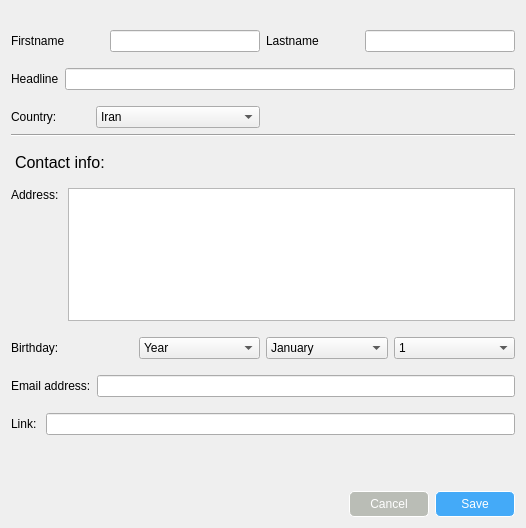
<?xml version="1.0" encoding="UTF-8"?>
<ui version="4.0">
 <class>EditInfoDialog</class>
 <widget class="QDialog" name="EditInfoDialog">
  <property name="geometry">
   <rect>
    <x>0</x>
    <y>0</y>
    <width>526</width>
    <height>528</height>
   </rect>
  </property>
  <property name="windowTitle">
   <string>Dialog</string>
  </property>
  <property name="styleSheet">
   <string notr="true">background:rgb(247, 252, 255);
color:rgb(1, 31, 54);\n</string>
  </property>
  <layout class="QGridLayout" name="gridLayout">
   <property name="topMargin">
    <number>20</number>
   </property>
   <item row="7" column="0" colspan="2">
    <layout class="QHBoxLayout" name="horizontalLayout_7">
     <property name="topMargin">
      <number>10</number>
     </property>
     <item>
      <widget class="QLabel" name="label_7">
       <property name="text">
        <string>Email address:</string>
       </property>
       <property name="alignment">
        <set>Qt::AlignLeading|Qt::AlignLeft|Qt::AlignVCenter</set>
       </property>
      </widget>
     </item>
     <item>
      <widget class="QLineEdit" name="emailAddr_lineEdit">
       <property name="text">
        <string/>
       </property>
       <property name="maxLength">
        <number>255</number>
       </property>
      </widget>
     </item>
    </layout>
   </item>
   <item row="1" column="0" colspan="2">
    <layout class="QHBoxLayout" name="horizontalLayout_3">
     <property name="topMargin">
      <number>10</number>
     </property>
     <item>
      <widget class="QLabel" name="label_3">
       <property name="text">
        <string>Headline</string>
       </property>
       <property name="alignment">
        <set>Qt::AlignLeading|Qt::AlignLeft|Qt::AlignVCenter</set>
       </property>
      </widget>
     </item>
     <item>
      <widget class="QLineEdit" name="headline_lineEdit"/>
     </item>
    </layout>
   </item>
   <item row="10" column="0" colspan="2">
    <layout class="QHBoxLayout" name="horizontalLayout_9">
     <property name="topMargin">
      <number>10</number>
     </property>
     <item>
      <spacer name="horizontalSpacer">
       <property name="orientation">
        <enum>Qt::Horizontal</enum>
       </property>
       <property name="sizeHint" stdset="0">
        <size>
         <width>40</width>
         <height>20</height>
        </size>
       </property>
      </spacer>
     </item>
     <item>
      <widget class="QPushButton" name="cancel_pushButton">
       <property name="minimumSize">
        <size>
         <width>80</width>
         <height>0</height>
        </size>
       </property>
       <property name="cursor">
        <cursorShape>PointingHandCursor</cursorShape>
       </property>
       <property name="styleSheet">
        <string notr="true">QPushButton{
color:white;
background:rgb(186, 189, 182);
border:1px solid white;
border-radius:5px;
padding:5px;
}
</string>
       </property>
       <property name="text">
        <string>Cancel</string>
       </property>
       <property name="flat">
        <bool>true</bool>
       </property>
      </widget>
     </item>
     <item>
      <widget class="QPushButton" name="save_pushButton">
       <property name="minimumSize">
        <size>
         <width>80</width>
         <height>0</height>
        </size>
       </property>
       <property name="cursor">
        <cursorShape>PointingHandCursor</cursorShape>
       </property>
       <property name="styleSheet">
        <string notr="true">QPushButton{
color:white;
border:1px solid white;
border-radius:5px;
padding:5px;
background:rgb(68, 170, 248)
}
QPushButton:hover
{
	border:1px solid rgb(32, 74, 135);
	border-radius:5px;
	background:rgb(48, 162, 249);
}</string>
       </property>
       <property name="text">
        <string>Save</string>
       </property>
       <property name="flat">
        <bool>true</bool>
       </property>
      </widget>
     </item>
    </layout>
   </item>
   <item row="4" column="0">
    <widget class="QLabel" name="label_9">
     <property name="font">
      <font>
       <pointsize>12</pointsize>
      </font>
     </property>
     <property name="styleSheet">
      <string notr="true">margin-top:10px</string>
     </property>
     <property name="text">
      <string>Contact info:</string>
     </property>
    </widget>
   </item>
   <item row="0" column="0">
    <layout class="QHBoxLayout" name="horizontalLayout">
     <property name="topMargin">
      <number>10</number>
     </property>
     <item>
      <widget class="QLabel" name="label">
       <property name="text">
        <string>Firstname</string>
       </property>
      </widget>
     </item>
     <item>
      <widget class="QLineEdit" name="firstname_lineEdit">
       <property name="minimumSize">
        <size>
         <width>150</width>
         <height>0</height>
        </size>
       </property>
       <property name="maximumSize">
        <size>
         <width>150</width>
         <height>16777215</height>
        </size>
       </property>
      </widget>
     </item>
    </layout>
   </item>
   <item row="0" column="1">
    <layout class="QHBoxLayout" name="horizontalLayout_2" stretch="1,1">
     <property name="spacing">
      <number>0</number>
     </property>
     <property name="topMargin">
      <number>10</number>
     </property>
     <item>
      <widget class="QLabel" name="label_2">
       <property name="styleSheet">
        <string notr="true">background:rgba(248, 253, 255, 206);
color:rgb(1, 31, 54);\n</string>
       </property>
       <property name="text">
        <string>Lastname</string>
       </property>
      </widget>
     </item>
     <item>
      <widget class="QLineEdit" name="lastname_lineEdit">
       <property name="minimumSize">
        <size>
         <width>150</width>
         <height>0</height>
        </size>
       </property>
       <property name="maximumSize">
        <size>
         <width>150</width>
         <height>16777215</height>
        </size>
       </property>
      </widget>
     </item>
    </layout>
   </item>
   <item row="3" column="0" colspan="2">
    <widget class="Line" name="line">
     <property name="orientation">
      <enum>Qt::Horizontal</enum>
     </property>
    </widget>
   </item>
   <item row="5" column="0" colspan="2">
    <layout class="QHBoxLayout" name="horizontalLayout_5">
     <property name="topMargin">
      <number>10</number>
     </property>
     <item>
      <widget class="QLabel" name="label_5">
       <property name="text">
        <string>Address: </string>
       </property>
       <property name="alignment">
        <set>Qt::AlignLeading|Qt::AlignLeft|Qt::AlignTop</set>
       </property>
      </widget>
     </item>
     <item>
      <widget class="QPlainTextEdit" name="addr_plainTextEdit"/>
     </item>
    </layout>
   </item>
   <item row="6" column="0" colspan="2">
    <layout class="QHBoxLayout" name="horizontalLayout_6">
     <property name="topMargin">
      <number>10</number>
     </property>
     <item>
      <widget class="QLabel" name="label_6">
       <property name="text">
        <string>Birthday:</string>
       </property>
      </widget>
     </item>
     <item>
      <widget class="QComboBox" name="bd_year_comboBox">
       <item>
        <property name="text">
         <string>Year</string>
        </property>
       </item>
      </widget>
     </item>
     <item>
      <widget class="QComboBox" name="bd_month_comboBox">
       <item>
        <property name="text">
         <string>January</string>
        </property>
       </item>
       <item>
        <property name="text">
         <string>February</string>
        </property>
       </item>
       <item>
        <property name="text">
         <string>March</string>
        </property>
       </item>
       <item>
        <property name="text">
         <string>April</string>
        </property>
       </item>
       <item>
        <property name="text">
         <string>May</string>
        </property>
       </item>
       <item>
        <property name="text">
         <string>June</string>
        </property>
       </item>
       <item>
        <property name="text">
         <string>July</string>
        </property>
       </item>
       <item>
        <property name="text">
         <string>August</string>
        </property>
       </item>
       <item>
        <property name="text">
         <string>September</string>
        </property>
       </item>
       <item>
        <property name="text">
         <string>October</string>
        </property>
       </item>
       <item>
        <property name="text">
         <string>November</string>
        </property>
       </item>
       <item>
        <property name="text">
         <string>December</string>
        </property>
       </item>
      </widget>
     </item>
     <item>
      <widget class="QComboBox" name="bd_day_comboBox">
       <item>
        <property name="text">
         <string>1</string>
        </property>
       </item>
       <item>
        <property name="text">
         <string>2</string>
        </property>
       </item>
       <item>
        <property name="text">
         <string>3</string>
        </property>
       </item>
       <item>
        <property name="text">
         <string>4</string>
        </property>
       </item>
       <item>
        <property name="text">
         <string>5</string>
        </property>
       </item>
       <item>
        <property name="text">
         <string>6</string>
        </property>
       </item>
       <item>
        <property name="text">
         <string>7</string>
        </property>
       </item>
       <item>
        <property name="text">
         <string>8</string>
        </property>
       </item>
       <item>
        <property name="text">
         <string>9</string>
        </property>
       </item>
       <item>
        <property name="text">
         <string>10</string>
        </property>
       </item>
       <item>
        <property name="text">
         <string>11</string>
        </property>
       </item>
       <item>
        <property name="text">
         <string>12</string>
        </property>
       </item>
       <item>
        <property name="text">
         <string>13</string>
        </property>
       </item>
       <item>
        <property name="text">
         <string>14</string>
        </property>
       </item>
       <item>
        <property name="text">
         <string>15</string>
        </property>
       </item>
       <item>
        <property name="text">
         <string>16</string>
        </property>
       </item>
       <item>
        <property name="text">
         <string>17</string>
        </property>
       </item>
       <item>
        <property name="text">
         <string>18</string>
        </property>
       </item>
       <item>
        <property name="text">
         <string>19</string>
        </property>
       </item>
       <item>
        <property name="text">
         <string>20</string>
        </property>
       </item>
       <item>
        <property name="text">
         <string>21</string>
        </property>
       </item>
       <item>
        <property name="text">
         <string>22</string>
        </property>
       </item>
       <item>
        <property name="text">
         <string>23</string>
        </property>
       </item>
       <item>
        <property name="text">
         <string>24</string>
        </property>
       </item>
       <item>
        <property name="text">
         <string>25</string>
        </property>
       </item>
       <item>
        <property name="text">
         <string>26</string>
        </property>
       </item>
       <item>
        <property name="text">
         <string>27</string>
        </property>
       </item>
       <item>
        <property name="text">
         <string>28</string>
        </property>
       </item>
       <item>
        <property name="text">
         <string>29</string>
        </property>
       </item>
       <item>
        <property name="text">
         <string>30</string>
        </property>
       </item>
       <item>
        <property name="text">
         <string>31</string>
        </property>
       </item>
      </widget>
     </item>
    </layout>
   </item>
   <item row="2" column="0">
    <layout class="QHBoxLayout" name="horizontalLayout_4">
     <property name="topMargin">
      <number>10</number>
     </property>
     <item>
      <widget class="QLabel" name="label_4">
       <property name="text">
        <string>Country:</string>
       </property>
      </widget>
     </item>
     <item>
      <widget class="QComboBox" name="country_comboBox">
       <item>
        <property name="text">
         <string>Iran</string>
        </property>
       </item>
       <item>
        <property name="text">
         <string>United States of America</string>
        </property>
       </item>
       <item>
        <property name="text">
         <string>Iraq</string>
        </property>
       </item>
       <item>
        <property name="text">
         <string>Russia</string>
        </property>
       </item>
       <item>
        <property name="text">
         <string>Turkey</string>
        </property>
       </item>
       <item>
        <property name="text">
         <string>Germany</string>
        </property>
       </item>
       <item>
        <property name="text">
         <string>France</string>
        </property>
       </item>
      </widget>
     </item>
    </layout>
   </item>
   <item row="8" column="0" colspan="2">
    <layout class="QHBoxLayout" name="horizontalLayout_8">
     <property name="topMargin">
      <number>10</number>
     </property>
     <item>
      <widget class="QLabel" name="label_8">
       <property name="text">
        <string>Link: </string>
       </property>
       <property name="alignment">
        <set>Qt::AlignLeading|Qt::AlignLeft|Qt::AlignVCenter</set>
       </property>
      </widget>
     </item>
     <item>
      <widget class="QLineEdit" name="link_lineEdit"/>
     </item>
    </layout>
   </item>
   <item row="9" column="0">
    <spacer name="verticalSpacer">
     <property name="orientation">
      <enum>Qt::Vertical</enum>
     </property>
     <property name="sizeType">
      <enum>QSizePolicy::Fixed</enum>
     </property>
     <property name="sizeHint" stdset="0">
      <size>
       <width>20</width>
       <height>40</height>
      </size>
     </property>
    </spacer>
   </item>
  </layout>
 </widget>
 <resources/>
 <connections/>
</ui>
